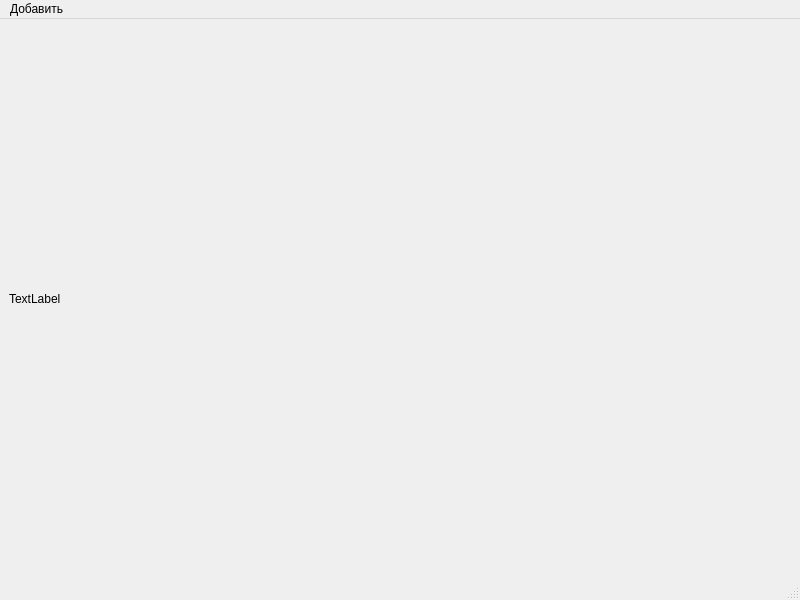
<?xml version="1.0" encoding="UTF-8"?>
<ui version="4.0">
 <class>ShowImg</class>
 <widget class="QMainWindow" name="ShowImg">
  <property name="geometry">
   <rect>
    <x>0</x>
    <y>0</y>
    <width>800</width>
    <height>600</height>
   </rect>
  </property>
  <property name="windowTitle">
   <string>MainWindow</string>
  </property>
  <widget class="QWidget" name="centralwidget">
   <layout class="QGridLayout" name="gridLayout">
    <item row="0" column="0">
     <widget class="QLabel" name="img">
      <property name="mouseTracking">
       <bool>true</bool>
      </property>
      <property name="text">
       <string>TextLabel</string>
      </property>
     </widget>
    </item>
   </layout>
  </widget>
  <widget class="QMenuBar" name="menubar">
   <property name="geometry">
    <rect>
     <x>0</x>
     <y>0</y>
     <width>800</width>
     <height>26</height>
    </rect>
   </property>
   <widget class="QMenu" name="menu">
    <property name="title">
     <string>Добавить</string>
    </property>
    <widget class="QMenu" name="menu_2">
     <property name="title">
      <string>Линия</string>
     </property>
     <addaction name="lineSettings"/>
     <addaction name="lineDraw"/>
    </widget>
    <addaction name="menu_2"/>
   </widget>
   <addaction name="menu"/>
  </widget>
  <widget class="QStatusBar" name="statusbar"/>
  <action name="lineSettings">
   <property name="text">
    <string>Настроить</string>
   </property>
  </action>
  <action name="lineDraw">
   <property name="text">
    <string>Рисовать</string>
   </property>
  </action>
 </widget>
 <resources/>
 <connections/>
</ui>
